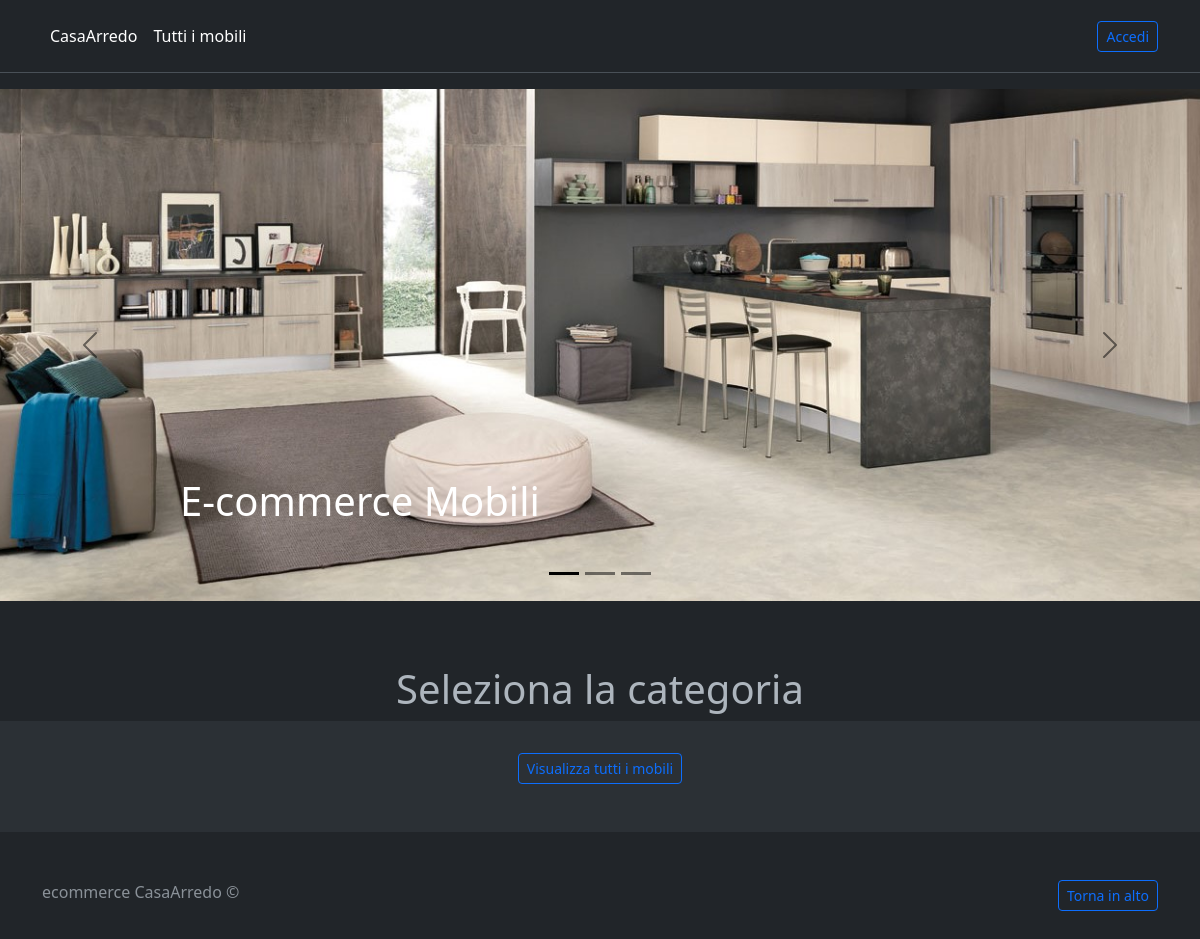
The app's page /src/view/index.php, older data.
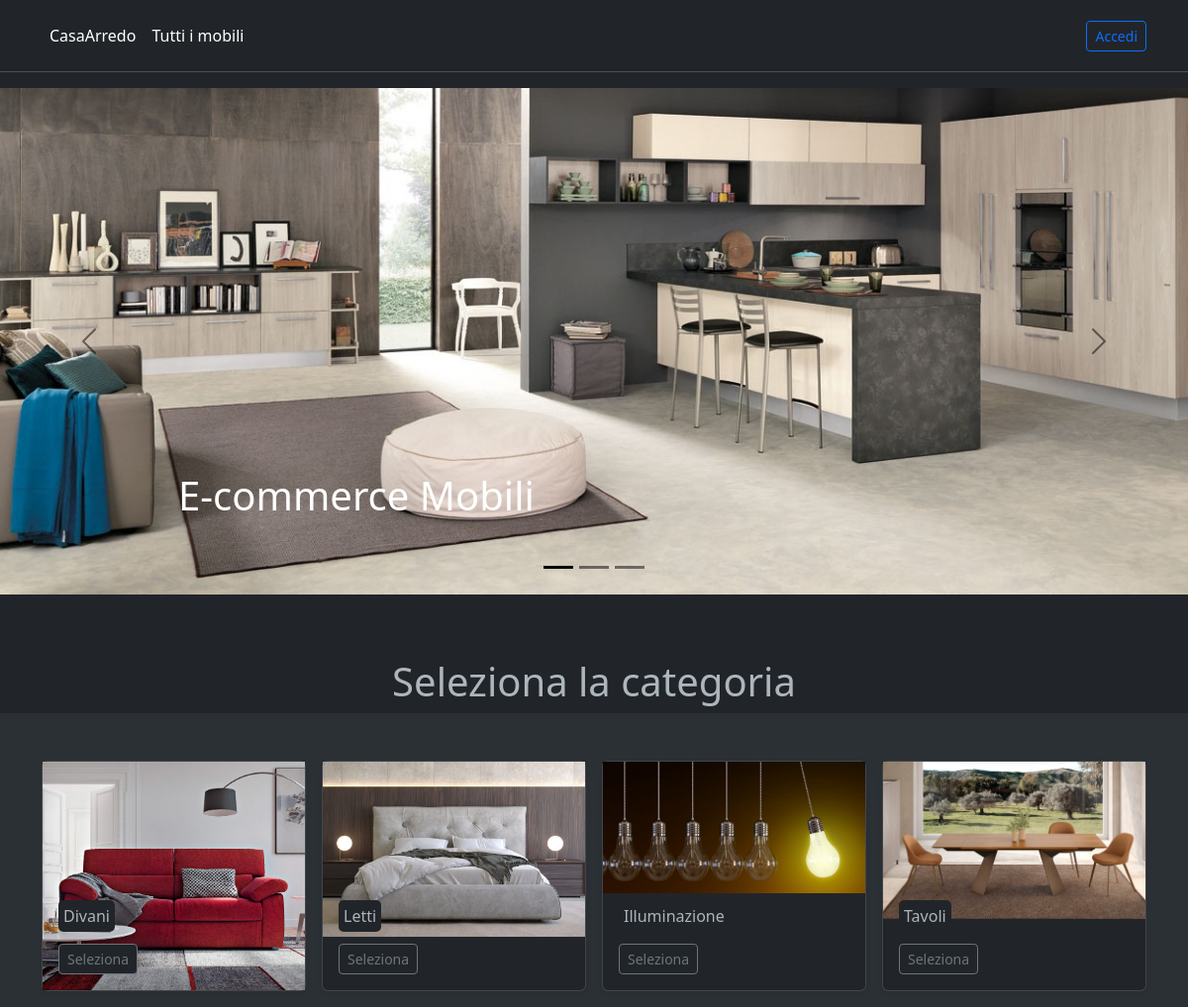
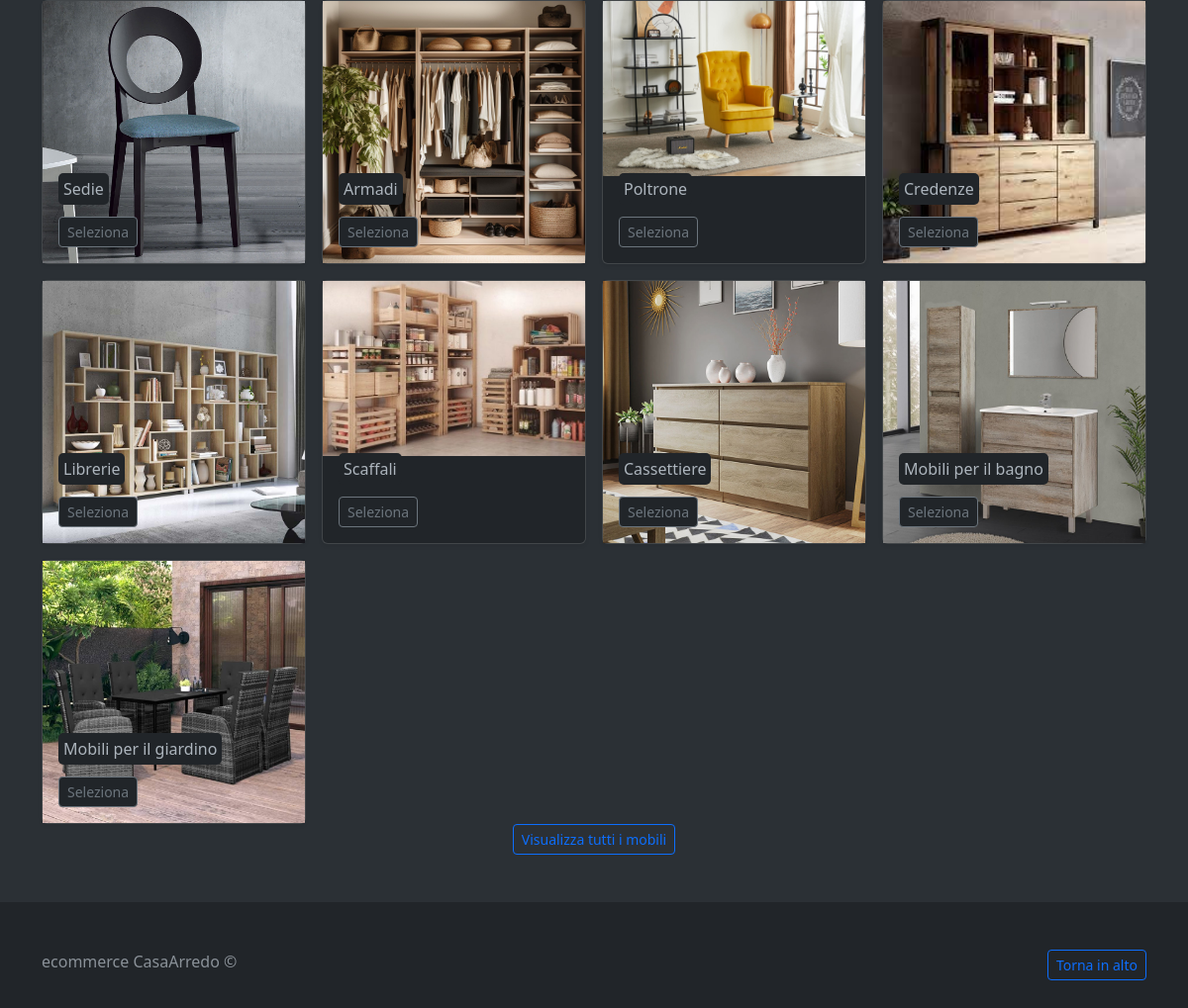
The same page, newer data (2 pictures, top to bottom).
### tables this page shows
CREATE TABLE if NOT EXISTS categoria(
	id INT NOT NULL AUTO_INCREMENT PRIMARY KEY,
	categoria VARCHAR(30) NOT NULL
);

CREATE TABLE if NOT EXISTS immagini_categorie(
	id INT PRIMARY KEY AUTO_INCREMENT,
	path_immagine VARCHAR(255) NOT NULL,
	id_categoria INT NOT NULL,
	
	FOREIGN KEY (id_categoria) REFERENCES categoria(id)
);

### src/model/letturaDB/letturaDB.php (called while the page is built, shortened)
<?php
include $_SERVER["DOCUMENT_ROOT"] . '/PHP/e-commerce_mobili/src/model/connessione.php';
include $_SERVER["DOCUMENT_ROOT"] . '/PHP/e-commerce_mobili/src/model/collections/classeProdottoCollection.php';
$conn = new mysqli($hostname, $username, $password, $dbname);
function getCategorie()
{
    global $conn;
    $categorie = new CategoriaCollection();
    $query = "SELECT * FROM categoria";
    $risultato = $conn->query($query);
    if ($risultato->num_rows > 0) {
        while ($cat = $risultato->fetch_assoc()) {
            $categorie->aggiungiCategoria(new Categoria($cat["id"], $cat["categoria"]));
        }
    }
    return $categorie;
}
function getImmagini_categorie()
{
    global $conn;
    $immagini_categoria = new Immagine_CategoriaCollection();
    $query = "SELECT * FROM immagini_categorie";
    $risultato = $conn->query($query);
    if ($risultato->num_rows > 0) {
        while ($imm = $risultato->fetch_assoc()) {
            $immagini_categoria->aggiungiImmagine(new Immagine_Categoria($imm["id"], $imm["path_immagine"], $imm["id_categoria"]));
        }
    }
    return $immagini_categoria;
}
?>

### src/controller/letturaDati.php (called while the page is built, shortened)
<?php
    include $_SERVER["DOCUMENT_ROOT"] . "/PHP/e-commerce_mobili/src/model/letturaDB/letturaDB.php";
    function selezionaCategorie(){
        return getCategorie()->getCategorie();
    }
    function selezionaImmaginiCategorie(){
        return getImmagini_categorie()->getImmagini();
    }
?>

### src/model/collections/classeProdottoCollection.php (called while the page is built, shortened)
<?php
    include $_SERVER["DOCUMENT_ROOT"] . '/PHP/e-commerce_mobili/src/model/classi/classeProdotto.php';
    class CategoriaCollection {
        private $categorie = [];
        public function aggiungiCategoria(Categoria $categoria) {
            $this->categorie[] = $categoria;
        }
        public function getCategorie() {
            return $this->categorie;
        }
    }
    class Immagine_CategoriaCollection {
        private $immagini = [];
        public function aggiungiImmagine(Immagine_Categoria $immagine) {
            $this->immagini[] = $immagine;
        }
        public function getImmagini() {
            return $this->immagini;
        }
    }
?>

### src/model/classi/classeProdotto.php (called while the page is built, shortened)
<?php
    class Categoria {
        private $id;
        private $categoria;
        public function __construct($id, $categoria) {
            $this->id = $id;
            $this->categoria = $categoria;
        }
        public function getId() {
            return $this->id;
        }
        public function getCategoria() {
            return $this->categoria;
        }
    }
    class Immagine_Categoria {
        public $path_immagine;
        public $id_categoria;
        public function __construct($id, $path_immagine, $id_categoria) {
            $this->path_immagine = $path_immagine;
            $this->id_categoria = $id_categoria;
        }
        public function getpath_immagine(){
            return $this->path_immagine;
        }
        public function getId_categoria(){
            return $this->id_categoria;
        }
    }
?>

### src/view/index.php (the view, shortened to what this page needs)
<?php
    include '../controller/letturaDati.php';
?>
<!doctype html>
<html lang="en" data-bs-theme="dark">
<head>
    <link href="https://cdn.jsdelivr.net/npm/bootstrap@5.3.2/dist/css/bootstrap.min.css" rel="stylesheet">
    <link href="https://getbootstrap.com/docs/5.3/assets/css/docs.css" rel="stylesheet" />
    <link rel="stylesheet" href="https://cdnjs.cloudflare.com/ajax/libs/twitter-bootstrap/5.3.0/css/bootstrap.min.css">
    <link rel="stylesheet" href="https://cdn.datatables.net/1.13.7/css/dataTables.bootstrap5.min.css">
    <link href="../css/carousel.css" rel="stylesheet">
</head>
<body>
    <header class="p-3 mb-3 border-bottom">
        <div class="container">
            <div class="d-flex flex-wrap align-items-center justify-content-center justify-content-lg-start">
                <ul class="nav col-12 col-lg-auto me-lg-auto mb-2 justify-content-center mb-md-0">
                    <li><a href="" class="nav-link px-2 link-body-emphasis">CasaArredo</a></li>
                    <li><a href="./visualizzaPerCategoria.php" class="nav-link px-2 link-body-emphasis">Tutti i mobili</a></li>
                </ul>
                <div class="dropdown text-end">
                    <?php
                        if(isset($_SESSION["RUOLO"])){
                            $nome = $_SESSION["NOME_COGNOME"];
                            echo    "<a href='#' class='d-block link-body-emphasis text-decoration-none dropdown-toggle' data-bs-toggle='dropdown' aria-expanded='false'>
                                        <img src='../immagini/user_image/user.jpg' alt='mdo' width='32' height='32' class='rounded-circle'>
                                        $nome
                                    </a>";
                            echo    "<ul class='dropdown-menu text-small'>
                                        <li><a class='dropdown-item' href='./visualizzaCarrello.php'>Carrello</a></li>
                                        <li><a class='dropdown-item' href='./visualizzaOrdini.php'>Ordini</a></li>
                                        <li><a class='dropdown-item' href='./profilo.php'>Profilo</a></li>";
                            if($_SESSION["RUOLO"] === "ADMIN"){
                                echo "<li><hr class='dropdown-divider'></li>";
                                echo "<li><a class='dropdown-item' href='./admin.php'>Sezione amministratore</a></li>";
                            }
                            echo        "<li><hr class='dropdown-divider'></li>
                                        <li><a class='dropdown-item' href='../controller/logout.php'>Esci</a></li>
                                    </ul>";
                        }else{
                            echo "<a href='./login.html'><button type='button' class='btn btn-sm btn-outline-primary'>Accedi</button></a>";
                        }
                    ?>
                </div>
            </div>
        </div>
    </header>
    <main>
        <div id="myCarousel" class="carousel slide mb-6" data-bs-ride="carousel">
            <div class="carousel-indicators">
                <button type="button" data-bs-target="#myCarousel" data-bs-slide-to="0" class="active" aria-current="true" aria-label="Slide 1"></button>
                <button type="button" data-bs-target="#myCarousel" data-bs-slide-to="1" aria-label="Slide 2"></button>
                <button type="button" data-bs-target="#myCarousel" data-bs-slide-to="2" aria-label="Slide 3"></button>
            </div>
            <div class="carousel-inner">
                <div class="carousel-item active" id="item-1">
                    <svg class="bd-placeholder-img" width="100%" height="100%" xmlns="http://www.w3.org/2000/svg" aria-hidden="true" preserveAspectRatio="xMidYMid slice" focusable="false">
                        <rect width="100%" height="100%" fill="none" />
                    </svg>
                    <div class="container">
                        <div class="carousel-caption text-start">
                            <h1 class="testo_carousel">E-commerce Mobili</h1>
                        </div>
                    </div>
                </div>
            </div>
            <button class="carousel-control-prev" type="button" data-bs-target="#myCarousel" data-bs-slide="prev">
                <span class="carousel-control-prev-icon" aria-hidden="true"></span>
            </button>
            <button class="carousel-control-next" type="button" data-bs-target="#myCarousel" data-bs-slide="next">
                <span class="carousel-control-next-icon" aria-hidden="true"></span>
            </button>
        </div>
        <div style="text-align: center;">
            <h1>Seleziona la categoria</h1>
        </div>
        <div class="album py-5 bg-body-tertiary">
            <form action="visualizzaPerCategoria.php" method="POST">
                <div class="container">
                    <div class="row row-cols-1 row-cols-sm-2 row-cols-md-4 g-3">
                        <?php
                            $listaCategorie = selezionaCategorie();
                            $immaginiCategorie = selezionaImmaginiCategorie();
                            for ($i=0; $i < count($listaCategorie); $i++) {
                                $id = $listaCategorie[$i]->getId();
                                $cat = $listaCategorie[$i]->getCategoria();
                                for ($j=0; $j < count($immaginiCategorie); $j++) {
                                    if($immaginiCategorie[$j]->getId_categoria() == $listaCategorie[$i]->getId()){
                                        $path = $immaginiCategorie[$j]->getpath_immagine();
                                        echo    "<div class='col'>
                                                    <div class='card shadow-sm' style='position: relative;'>
                                                        <img src='../immagini/categorie/$path' alt='immagine categoria'>
                                                        <div class='card-body mt-auto' style='position: absolute; bottom: 0; width: 100%;'>
                                                            <p class='card-text'>
                                                                <span class= 'bg-dark' style='padding: 5px; border-radius: 5px;'>
                                                                    $cat
                                                                </span>
                                                            </p>
                                                            <div class='d-flex justify-content-between align-items-center'>
                                                                <button type='submit' class='btn btn-sm btn-outline-secondary btn-dark' name='categoria' value='$id'>Seleziona</button>
                                                            </div>
                                                        </div>
                                                    </div>
                                                </div>";
                                    }
                                }
                            }
                        ?>
                    </div>
                    <div style="text-align: center">
                        <button type='submit' class='btn btn-sm btn-outline-primary' name='categoria' value='null'>Visualizza tutti i mobili</button>
                    </div>
                </div>
            </form>
        </div>
    </main>
    <footer class="text-body-secondary py-5">
        <div class="container">
            <p class="float-end mb-1">
                <a href="#">
                    <button type='button' class='btn btn-sm btn-outline-primary'>Torna in alto</button>
                </a>
            </p>
            <p class="mb-1">ecommerce CasaArredo &copy;</p>
        </div>
    </footer>
</body>
</html>

### src/css/carousel.css (style rules this page uses)
body { padding-top: 3rem; padding-bottom: 3rem; color: rgb(var(--bs-tertiary-color-rgb)); }
.carousel { margin-bottom: 4rem; }
.carousel-caption { bottom: 3rem; z-index: 10; }
.carousel-item { height: 32rem; }

### src/view/index.php (style rules this page uses)
#item-1 { background-image: url('../immagini/carosel/immaginehome.jpg'); background-repeat: no-repeat; background-size: cover; background-position: center center; }
body { padding: 0; }
.testo_carousel { color: white; }
.card { display: flex; flex-direction: column; height: 100%; }
.card img { flex-shrink: 0; max-height: 100%; object-fit: cover; }

Row changes from the older to the newer data that the page shows:
added categoria: immagini_categorie.path_immagine (picture), categoria "Divani", $id 1 (drawn)
added categoria: immagini_categorie.path_immagine (picture), categoria "Letti", $id 2 (drawn)
added categoria: immagini_categorie.path_immagine (picture), categoria "Illuminazione", $id 3 (drawn)
added categoria: immagini_categorie.path_immagine (picture), categoria "Tavoli", $id 4 (drawn)
added categoria: immagini_categorie.path_immagine (picture), categoria "Sedie", $id 5 (drawn)
added categoria: immagini_categorie.path_immagine (picture), categoria "Armadi", $id 6 (drawn)
added categoria: immagini_categorie.path_immagine (picture), categoria "Poltrone", $id 7 (drawn)
added categoria: immagini_categorie.path_immagine (picture), categoria "Credenze", $id 8 (drawn)
added categoria: immagini_categorie.path_immagine (picture), categoria "Librerie", $id 9 (drawn)
added categoria: immagini_categorie.path_immagine (picture), categoria "Scaffali", $id 10 (drawn)
added categoria: immagini_categorie.path_immagine (picture), categoria "Cassettiere", $id 11 (drawn)
added categoria: immagini_categorie.path_immagine (picture), categoria "Mobili per il bagno", $id 12 (drawn)
added categoria: immagini_categorie.path_immagine (picture), categoria "Mobili per il giardino", $id 13 (drawn)
